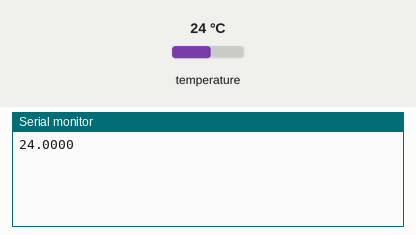
Recording of a program running on a simulated ESP8266 (NodeMCU). Parts: the last lines printed to the serial monitor. Inputs (shaded band) come from the test bench; at power-on: temperature 24 °C.

Above: at 3.2 s.
3.3 s: temperature set to 12 °C
At 5.0 s:
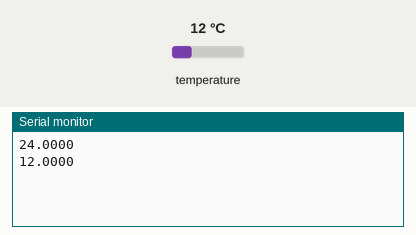
5.8 s: temperature set to 19 °C
At 7.4 s:
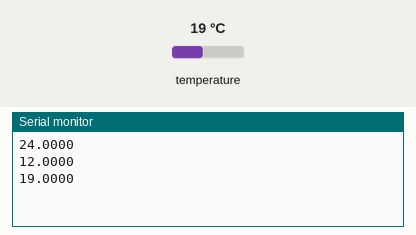
Timing chart, 0 to 8.9 s (numbered marks = the images above; inputs shaded):
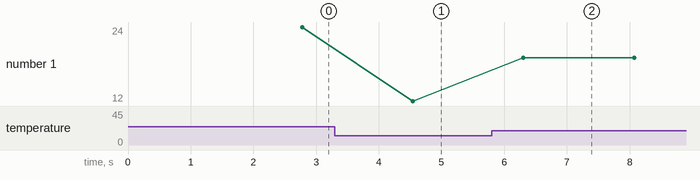

The program:

main.cpp
```cpp
#include <Arduino.h>
#include <OneWire.h>
#include <DallasTemperature.h>
#define ONE_WIRE_BUS 12

OneWire oneWire(ONE_WIRE_BUS);
DallasTemperature sensor(&oneWire);
float suhuDS18;

void setup() {
  // put your setup code here, to run once:
  Serial.begin(9600); //Menginisiasikan setup kecepatan komunikasi
  sensor.begin();      //Menginisiasikan sensor One-Wire DS18B20
  pinMode(ONE_WIRE_BUS, INPUT_PULLUP);
  delay(2000);
}

void loop() {
  // put your main code here, to run repeatedly:
  sensor.setResolution(12);
  sensor.requestTemperatures();
  suhuDS18 = sensor.getTempCByIndex(0);
  Serial.println(suhuDS18,4);
  delay(1000);
}
```

Measured:
- after the input at 3.3 s, the serial monitor: prints a new line after 1.2 s (image 1)
- after the input at 5.8 s, the serial monitor: prints a new line after 0.51 s (image 2)
- plotted number 1: 24 → 12 after the input at 3.3 s, 12 → 19 after the input at 5.8 s
